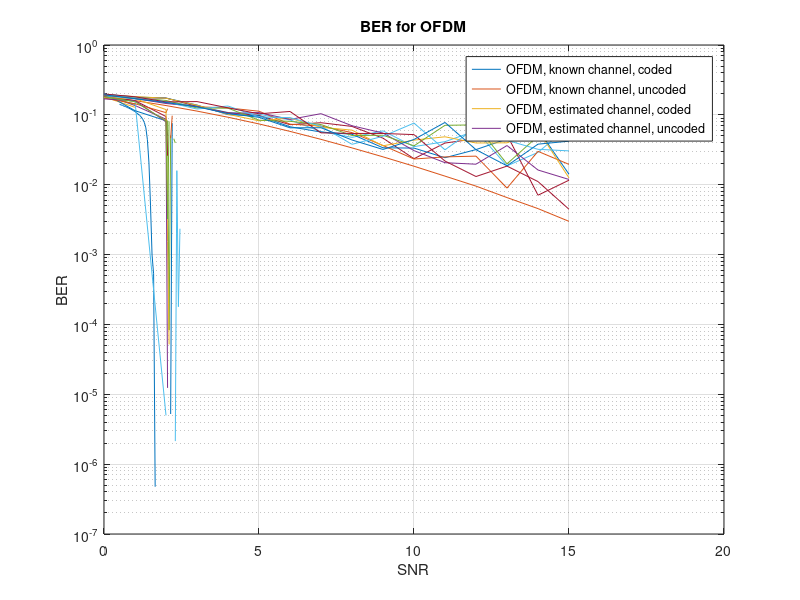

This figure's MATLAB source:
%% Load OFDM BER
load('OFDM_uncoded_estimated.mat');
load('OFDM_coded_estimated.mat');
load('OFDM_coded_known.mat');
load('OFDM_uncoded_known.mat');

%% Plot
figure,
semilogy(snr_vec_coding_known, BER_coding_known), hold on,
semilogy(snr_vec_nocoding_known, BER_nocoding_known), hold on,
semilogy(snr_vec_coding_estimated, BER_coding_estimated), hold on,
semilogy(snr_vec_nocoding_estimated, BER_nocoding_estimated)
legend('OFDM, known channel, coded', 'OFDM, known channel, uncoded', ...
    'OFDM, estimated channel, coded', 'OFDM, estimated channel, uncoded')
xlabel('SNR')
ylabel('BER')
grid on
title('BER for OFDM')